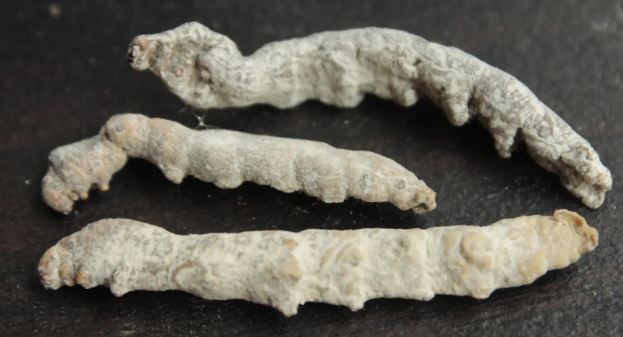
#> input picture .tmp-photos-new/䗵/01.png, 623 x 337 px, found by its file name
$ python .tmp-trim.py
#> lines starting #> are read from the running program, lines starting #| are printed output that depends on the picture
# -*- coding: utf-8 -*-
import sys,os
from PIL import Image
import numpy as np
sys.stdout.reconfigure(encoding="utf-8",errors="replace")
p=r"D:\系统汉字\web\public\glyphs\photos\碬\01.png"
im=Image.open(p).convert("RGB"); a=np.array(im); h=a.shape[0]
#> further down, im is the input picture: PIL image 623x337 RGB; mean R, G, B 98.8, 95.7, 86.2
#> after `h = a.shape[0]`: h = 337
# 底部图注条（白底 46px）
cap=im.crop((0,h-46,im.width,h))
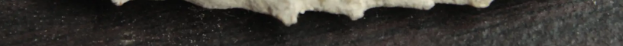
#> cap: PIL image 623x46 RGB; mean R, G, B 54.6, 52.2, 48
photo=im.crop((0,0,im.width,h-46))
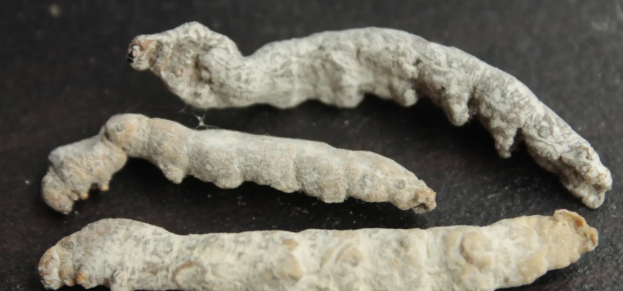
#> photo: PIL image 623x291 RGB; mean R, G, B 105.8, 102.6, 92.3
b=np.array(photo).mean(axis=(1,2))
#> b = 291 values, max 171.7 at index 249, min 42.82 at index 209, mean 100.2
cut=len(b)
#> cut = 291
for y in range(len(b)-1,-1,-1):
    if b[y]>70: break
    cut=y
#> this loop made 1 pass
#> y on pass 1: 290
photo=photo.crop((0,0,photo.width,max(cut,10)))
out=Image.new("RGB",(photo.width,photo.height+46),(255,255,255))
#> out: PIL image 623x337 RGB; every value is 255
out.paste(photo,(0,0)); out.paste(cap,(0,photo.height))
#> after `out.paste(photo, (0, 0))`:
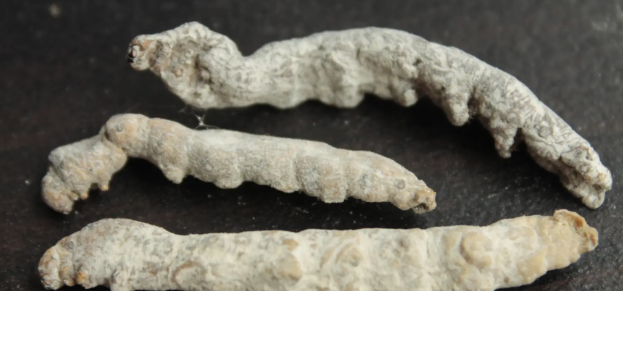
#> out: PIL image 623x337 RGB; mean R, G, B 126.1, 123.4, 114.5
out.save(p); print("trimmed",photo.size,"->",out.size)
#| trimmed (623, 291) -> (623, 337)
